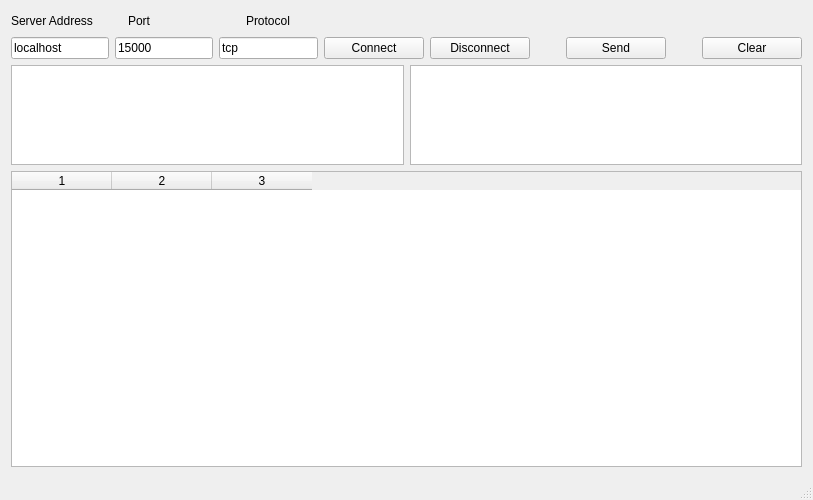
<?xml version="1.0" encoding="UTF-8"?>
<ui version="4.0">
 <class>qtlogwatcher</class>
 <widget class="QMainWindow" name="qtlogwatcher">
  <property name="geometry">
   <rect>
    <x>0</x>
    <y>0</y>
    <width>813</width>
    <height>500</height>
   </rect>
  </property>
  <property name="sizePolicy">
   <sizepolicy hsizetype="Expanding" vsizetype="Expanding">
    <horstretch>0</horstretch>
    <verstretch>0</verstretch>
   </sizepolicy>
  </property>
  <property name="windowTitle">
   <string>qtlogwatcher</string>
  </property>
  <widget class="QWidget" name="centralWidget">
   <property name="sizePolicy">
    <sizepolicy hsizetype="Expanding" vsizetype="Expanding">
     <horstretch>0</horstretch>
     <verstretch>0</verstretch>
    </sizepolicy>
   </property>
   <layout class="QGridLayout" name="gridLayout_2">
    <item row="0" column="0">
     <layout class="QVBoxLayout" name="vert_Main">
      <item>
       <layout class="QHBoxLayout" name="horiz_Label">
        <item>
         <widget class="QLabel" name="lblAddress">
          <property name="sizePolicy">
           <sizepolicy hsizetype="Expanding" vsizetype="Preferred">
            <horstretch>0</horstretch>
            <verstretch>0</verstretch>
           </sizepolicy>
          </property>
          <property name="text">
           <string>Server Address</string>
          </property>
         </widget>
        </item>
        <item>
         <widget class="QLabel" name="lblPort">
          <property name="sizePolicy">
           <sizepolicy hsizetype="Expanding" vsizetype="Preferred">
            <horstretch>0</horstretch>
            <verstretch>0</verstretch>
           </sizepolicy>
          </property>
          <property name="text">
           <string>Port</string>
          </property>
         </widget>
        </item>
        <item>
         <widget class="QLabel" name="lblProto">
          <property name="sizePolicy">
           <sizepolicy hsizetype="Expanding" vsizetype="Preferred">
            <horstretch>0</horstretch>
            <verstretch>0</verstretch>
           </sizepolicy>
          </property>
          <property name="text">
           <string>Protocol</string>
          </property>
         </widget>
        </item>
        <item>
         <spacer name="hspac4">
          <property name="orientation">
           <enum>Qt::Horizontal</enum>
          </property>
          <property name="sizeHint" stdset="0">
           <size>
            <width>40</width>
            <height>20</height>
           </size>
          </property>
         </spacer>
        </item>
        <item>
         <spacer name="hspac5">
          <property name="orientation">
           <enum>Qt::Horizontal</enum>
          </property>
          <property name="sizeHint" stdset="0">
           <size>
            <width>40</width>
            <height>20</height>
           </size>
          </property>
         </spacer>
        </item>
        <item>
         <spacer name="hspac6">
          <property name="orientation">
           <enum>Qt::Horizontal</enum>
          </property>
          <property name="sizeHint" stdset="0">
           <size>
            <width>40</width>
            <height>20</height>
           </size>
          </property>
         </spacer>
        </item>
        <item>
         <spacer name="hspac3">
          <property name="orientation">
           <enum>Qt::Horizontal</enum>
          </property>
          <property name="sizeHint" stdset="0">
           <size>
            <width>40</width>
            <height>20</height>
           </size>
          </property>
         </spacer>
        </item>
       </layout>
      </item>
      <item>
       <layout class="QHBoxLayout" name="horiz_Server">
        <item>
         <widget class="QLineEdit" name="linAddress">
          <property name="text">
           <string>localhost</string>
          </property>
         </widget>
        </item>
        <item>
         <widget class="QLineEdit" name="linPort">
          <property name="text">
           <string>15000</string>
          </property>
         </widget>
        </item>
        <item>
         <widget class="QLineEdit" name="linProto">
          <property name="text">
           <string>tcp</string>
          </property>
         </widget>
        </item>
        <item>
         <widget class="QPushButton" name="btnConnect">
          <property name="minimumSize">
           <size>
            <width>100</width>
            <height>0</height>
           </size>
          </property>
          <property name="text">
           <string>Connect</string>
          </property>
         </widget>
        </item>
        <item>
         <widget class="QPushButton" name="btnDisconnect">
          <property name="minimumSize">
           <size>
            <width>100</width>
            <height>0</height>
           </size>
          </property>
          <property name="text">
           <string>Disconnect</string>
          </property>
         </widget>
        </item>
        <item>
         <spacer name="hspac1">
          <property name="orientation">
           <enum>Qt::Horizontal</enum>
          </property>
          <property name="sizeHint" stdset="0">
           <size>
            <width>40</width>
            <height>20</height>
           </size>
          </property>
         </spacer>
        </item>
        <item>
         <widget class="QPushButton" name="btnSend">
          <property name="sizePolicy">
           <sizepolicy hsizetype="Minimum" vsizetype="Fixed">
            <horstretch>0</horstretch>
            <verstretch>0</verstretch>
           </sizepolicy>
          </property>
          <property name="minimumSize">
           <size>
            <width>100</width>
            <height>0</height>
           </size>
          </property>
          <property name="text">
           <string>Send</string>
          </property>
         </widget>
        </item>
        <item>
         <spacer name="hspac2">
          <property name="orientation">
           <enum>Qt::Horizontal</enum>
          </property>
          <property name="sizeHint" stdset="0">
           <size>
            <width>40</width>
            <height>20</height>
           </size>
          </property>
         </spacer>
        </item>
        <item>
         <widget class="QPushButton" name="btnClear">
          <property name="sizePolicy">
           <sizepolicy hsizetype="Minimum" vsizetype="Fixed">
            <horstretch>0</horstretch>
            <verstretch>0</verstretch>
           </sizepolicy>
          </property>
          <property name="minimumSize">
           <size>
            <width>100</width>
            <height>0</height>
           </size>
          </property>
          <property name="text">
           <string>Clear</string>
          </property>
         </widget>
        </item>
       </layout>
      </item>
      <item>
       <layout class="QHBoxLayout" name="horiz_InOut">
        <item>
         <widget class="QPlainTextEdit" name="txtInput">
          <property name="sizePolicy">
           <sizepolicy hsizetype="Expanding" vsizetype="Maximum">
            <horstretch>0</horstretch>
            <verstretch>0</verstretch>
           </sizepolicy>
          </property>
          <property name="maximumSize">
           <size>
            <width>16777215</width>
            <height>100</height>
           </size>
          </property>
          <property name="readOnly">
           <bool>true</bool>
          </property>
         </widget>
        </item>
        <item>
         <widget class="QPlainTextEdit" name="txtOutput">
          <property name="sizePolicy">
           <sizepolicy hsizetype="Expanding" vsizetype="Maximum">
            <horstretch>0</horstretch>
            <verstretch>0</verstretch>
           </sizepolicy>
          </property>
          <property name="maximumSize">
           <size>
            <width>16777215</width>
            <height>100</height>
           </size>
          </property>
         </widget>
        </item>
       </layout>
      </item>
      <item>
       <widget class="QTableWidget" name="twMessages">
        <property name="locale">
         <locale language="English" country="UnitedKingdom"/>
        </property>
        <property name="gridStyle">
         <enum>Qt::SolidLine</enum>
        </property>
        <property name="sortingEnabled">
         <bool>true</bool>
        </property>
        <property name="columnCount">
         <number>3</number>
        </property>
        <column/>
        <column/>
        <column/>
       </widget>
      </item>
     </layout>
    </item>
   </layout>
  </widget>
  <widget class="QMenuBar" name="menuBar">
   <property name="geometry">
    <rect>
     <x>0</x>
     <y>0</y>
     <width>813</width>
     <height>20</height>
    </rect>
   </property>
  </widget>
  <widget class="QStatusBar" name="statusBar"/>
 </widget>
 <layoutdefault spacing="6" margin="11"/>
 <resources/>
 <connections/>
</ui>
